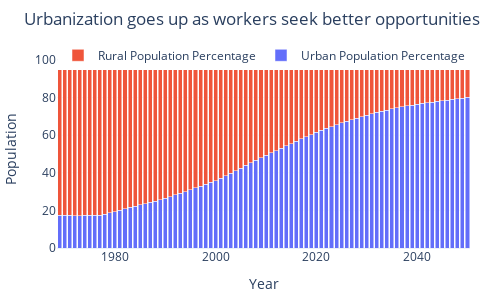

The notebook cell this image was saved under:
### Markdown cell above
`Figure of Urban vs Rural`

### Code cell
#Urban vs Rural
# h stack bar chart
# Urabn vs Rural using df2 
fig10 = px.bar(df, x="Year", y=['Urban Population Percentage',
                                 'Rural Population Percentage'],
               title="Urbanization goes up as workers seek better opportunities", template="plotly_white",
               labels={"value": "Percentage", "variable": "Population Type", "Year": "Year", 
                       "Urban population (% of total population) [SP.URB.TOTL.IN.ZS]": "Urban Population",
                       "Rural population (% of total population) [SP.RUR.TOTL.ZS]": "Rural Population"})
fig10.update_layout(barmode='stack' , xaxis_title="Year", yaxis_title="Population",
                    #add legend title 
                    legend_title="",)
fig10.update_layout(width=480,    height=300)
fig10.update_layout(legend=dict(orientation="h", yanchor="bottom", y=0.9, xanchor="right", x=1,
                                    traceorder="reversed", font=dict(size=12,), ),) 

fig10.update_layout(margin=dict(l=10, r=10, t=50, b=50))

#fig10.update_layout(legend=dict(orientation="h", yanchor="top", y=1.4, xanchor="right", x=0.5,  traceorder="normal", font=dict(family="sans-serif", size=10, color="black"), bordercolor="Black", borderwidth=0))
                  
fig10.show()

### Figure 1 — Plotly figure (JSON) as saved in the notebook; plotly's stock layout.template omitted (floating-point values rounded to 4 significant figures)
{"data": [{"alignmentgroup": "True", "hovertemplate": "Population Type=Urban Population Percentage<br>Year=%{x}<br>Percentage=%{y}<extra></extra>", "legendgroup": "Urban Population Percentage", "marker": {"color": "#636efa", "pattern": {"shape": ""}}, "name": "Urban Population Percentage", "offsetgroup": "Urban Population Percentage", "orientation": "v", "showlegend": true, "textposition": "auto", "type": "bar", "x": [1969, 1970, 1971, 1972, 1973, 1974, 1975, 1976, 1977, 1978, 1979, 1980, 1981, 1982, 1983, 1984, 1985, 1986, 1987, 1988, 1989, 1990, 1991, 1992, 1993, 1994, 1995, 1996, 1997, 1998, 1999, 2000, 2001, 2002, 2003, 2004, 2005, 2006, 2007, 2008, 2009, 2010, 2011, 2012, 2013, 2014, 2015, 2016, 2017, 2018, 2019, 2020, 2021, 2022, 2023, 2024, 2025, 2026, 2027, 2028, 2029, 2030, 2031, 2032, 2033, 2034, 2035, 2036, 2037, 2038, 2039, 2040, 2041, 2042, 2043, 2044, 2045, 2046, 2047, 2048, 2049, 2050], "xaxis": "x", "y": [17.53, 17.4, 17.29, 17.18, 17.18, 17.29, 17.4, 17.46, 17.52, 17.9, 18.62, 19.36, 20.12, 20.9, 21.55, 22.2, 22.87, 23.56, 24.26, 24.97, 25.7, 26.44, 27.31, 28.2, 29.1, 30.02, 30.96, 31.92, 32.88, 33.87, 34.87, 35.88, 37.09, 38.42, 39.78, 41.14, 42.52, 43.87, 45.2, 46.54, 47.88, 49.23, 50.51, 51.77, 53.01, 54.26, 55.5, 56.74, 57.96, 59.15, 60.31, 61.43, 62.51, 63.56, 64.57, 65.54, 66.48, 67.38, 68.25, 69.07, 69.87, 70.63, 71.35, 72.04, 72.7, 73.32, 73.92, 74.48, 75.01, 75.52, 75.99, 76.44, 76.85, 77.24, 77.61, 77.96, 78.32, 78.67, 79.02, 79.36, 79.69, 80.03], "yaxis": "y"}, {"alignmentgroup": "True", "hovertemplate": "Population Type=Rural Population Percentage<br>Year=%{x}<br>Percentage=%{y}<extra></extra>", "legendgroup": "Rural Population Percentage", "marker": {"color": "#EF553B", "pattern": {"shape": ""}}, "name": "Rural Population Percentage", "offsetgroup": "Rural Population Percentage", "orientation": "v", "showlegend": true, "textposition": "auto", "type": "bar", "x": [1969, 1970, 1971, 1972, 1973, 1974, 1975, 1976, 1977, 1978, 1979, 1980, 1981, 1982, 1983, 1984, 1985, 1986, 1987, 1988, 1989, 1990, 1991, 1992, 1993, 1994, 1995, 1996, 1997, 1998, 1999, 2000, 2001, 2002, 2003, 2004, 2005, 2006, 2007, 2008, 2009, 2010, 2011, 2012, 2013, 2014, 2015, 2016, 2017, 2018, 2019, 2020, 2021, 2022, 2023, 2024, 2025, 2026, 2027, 2028, 2029, 2030, 2031, 2032, 2033, 2034, 2035, 2036, 2037, 2038, 2039, 2040, 2041, 2042, 2043, 2044, 2045, 2046, 2047, 2048, 2049, 2050], "xaxis": "x", "y": [82.47, 82.6, 82.71, 82.82, 82.82, 82.71, 82.6, 82.54, 82.48, 82.1, 81.38, 80.64, 79.88, 79.1, 78.45, 77.8, 77.13, 76.44, 75.74, 75.03, 74.3, 73.56, 72.69, 71.8, 70.9, 69.98, 69.04, 68.08, 67.12, 66.13, 65.14, 64.12, 62.91, 61.58, 60.22, 58.86, 57.48, 56.13, 54.8, 53.46, 52.12, 50.77, 49.49, 48.23, 46.99, 45.74, 44.5, 43.26, 42.04, 40.85, 39.69, 38.57, 37.49, 36.44, 35.43, 34.46, 33.52, 32.62, 31.75, 30.93, 30.13, 29.37, 28.65, 27.96, 27.3, 26.68, 26.08, 25.52, 24.99, 24.48, 24.01, 23.56, 23.15, 22.76, 22.39, 22.04, 21.68, 21.33, 20.98, 20.64, 20.31, 19.97], "yaxis": "y"}], "layout": {"barmode": "stack", "height": 300, "legend": {"font": {"size": 12}, "orientation": "h", "title": {"text": ""}, "tracegroupgap": 0, "traceorder": "reversed", "x": 1, "xanchor": "right", "y": 0.9, "yanchor": "bottom"}, "margin": {"b": 50, "l": 10, "r": 10, "t": 50}, "title": {"text": "Urbanization goes up as workers seek better opportunities"}, "width": 480, "xaxis": {"anchor": "y", "domain": [0, 1], "title": {"text": "Year"}}, "yaxis": {"anchor": "x", "domain": [0, 1], "title": {"text": "Population"}}}}
